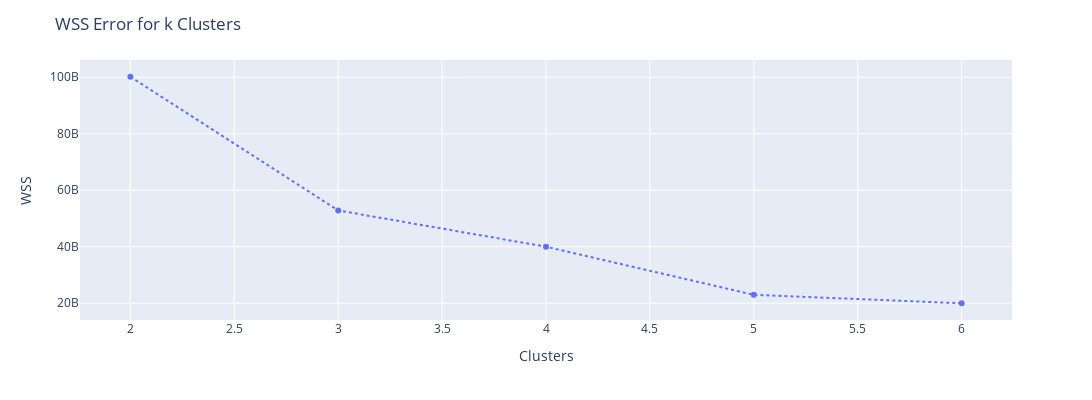

The code cell stored with this chart in its notebook:
### Markdown cell above
## 7.1. Within-Cluster Sum of Square <a id='within_cluster'></a>

### Code cell
wss = []

for k in clusters:
    # model definition
    kmeans = KMeans(init = 'random', n_clusters = k, n_init = 10, max_iter = 300, random_state = 42)
    
    # model training
    kmeans.fit(X)
    
    # validation
    wss.append(kmeans.inertia_)
    
# plot wss - Elbow Method
fig = px.line(x=clusters, y=wss, markers = True, width=1200, height=400)
fig.update_layout(title='WSS Error for k Clusters',
                  xaxis_title="Clusters",
                  yaxis_title="WSS")
fig.update_traces(patch={"line": {"dash": 'dot'}}) 
fig.show()

### Figure 1 — Plotly figure (JSON) as saved in the notebook; plotly's stock layout.template omitted (floating-point values rounded to 4 significant figures)
{"data": [{"hovertemplate": "x=%{x}<br>y=%{y}<extra></extra>", "legendgroup": "", "line": {"color": "#636efa", "dash": "dot"}, "marker": {"symbol": "circle"}, "mode": "markers+lines", "name": "", "orientation": "v", "showlegend": false, "type": "scatter", "x": [2, 3, 4, 5, 6], "xaxis": "x", "y": [100200000000.0, 52830000000.0, 39990000000.0, 22960000000.0, 19970000000.0], "yaxis": "y"}], "layout": {"height": 400, "legend": {"tracegroupgap": 0}, "margin": {"t": 60}, "title": {"text": "WSS Error for k Clusters"}, "width": 1200, "xaxis": {"anchor": "y", "autorange": true, "domain": [0, 1], "range": [1.76, 6.24], "title": {"text": "Clusters"}, "type": "linear"}, "yaxis": {"anchor": "x", "autorange": true, "domain": [0, 1], "range": [14040000000.0, 106100000000.0], "title": {"text": "WSS"}, "type": "linear"}}}
